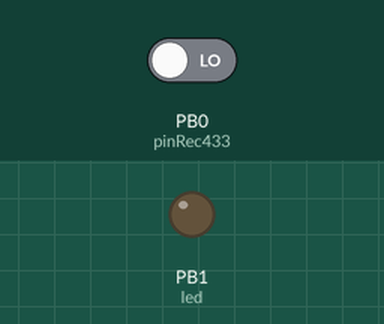
This sketch was run on a simulated ATtiny85, built with avr-gcc and run on an emulated ATtiny85. Shown: output pins drawn as LEDs (lit = HIGH). Inputs (shaded band) come from the test bench; at power-on: PB0 (pinRec433) LOW.

Above: at 1.2 s.
1.3 s: PB0 (pinRec433) driven HIGH
At 2.0 s:
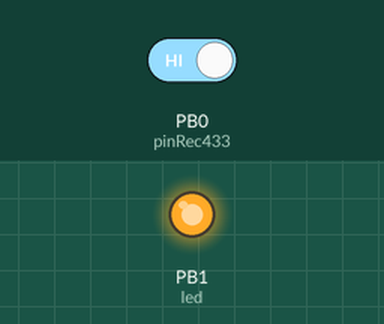
2.8 s: PB0 (pinRec433) driven LOW
At 3.1 s:
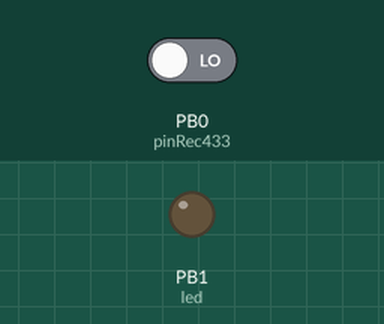
Timing chart, 0 to 5.8 s (numbered marks = the images above; inputs shaded):
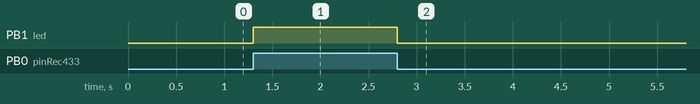

The sketch:

TestDigispark433Receive.ino
```cpp
#include <DigiKeyboard.h>

// 433接收端
#define pinRec433 0

int led = 1;

void setup()
{
  Serial.begin(9600);
  pinMode(pinRec433,INPUT);
  pinMode(led,OUTPUT);
}


void loop()
{
  digitalWrite(led, digitalRead(pinRec433));
   //DigiKeyboard.print("Receive 433 Code: ");
   //DigiKeyboard.println(digitalRead(pinRec433));
}
```

Measured:
- after the input at 1.3 s, PB1 (led): LOW → HIGH at once
- after the input at 2.8 s, PB1 (led): HIGH → LOW at once
